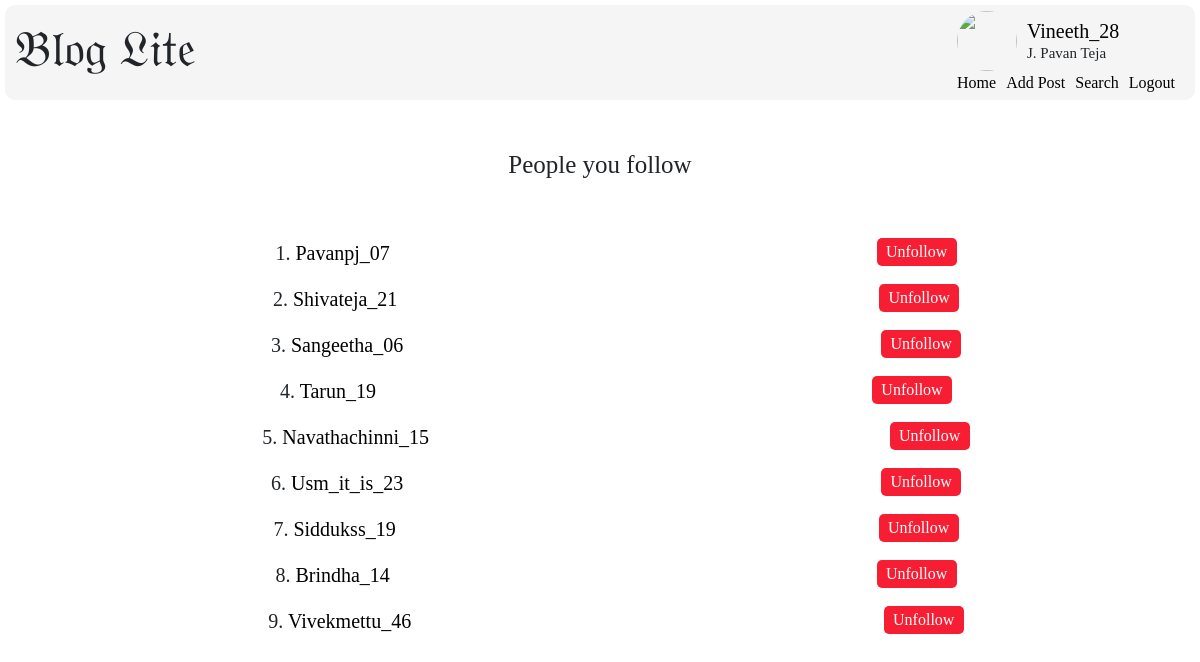
/following/Vineeth_28 (signed in), run on the app's committed database.
### application/models.py (models this page shows)
class User(db.Model):
    __tablename__ = 'user'
    user_id = db.Column(db.Integer, autoincrement = True, primary_key = True, unique = True)
    name = db.Column(db.String, nullable = False)
    username = db.Column(db.String, nullable = False, unique = True)
    password = db.Column(db.String, nullable = False)
    email = db.Column(db.String, nullable = False, unique = True)
    mobile_number = db.Column(db.Integer, nullable = False, unique = True)
    created_date = db.Column(db.String, nullable = False)
    updated_date = db.Column(db.String, nullable = False)
    userposts = db.relationship('UserPosts', backref = 'user', lazy = True)
    profilepics = db.relationship('ProfilePics', backref = 'user', lazy = True)
    followers_list = db.relationship('Followers_List', backref = 'user', lazy = True)
    following_list = db.relationship('Following_List', backref = 'user', lazy = True)
    comments = db.relationship('Comments', backref='user', lazy = True)

### application/controllers.py (the view)
@app.route('/following/<username>', methods=["GET"])
def view_following(username):
    if not g.user:
        return redirect(url_for('session_expired'))
    if request.method == "GET":
        user = User.query.filter_by(username = username).first()
        following = Following_List.query.filter_by(user_id = user.user_id).all()
        following_list = []
        for follow in following:
            user = User.query.filter_by(user_id = follow.following_id).first()
            following_list.append(user)
        return render_template('view_following.html', username = username, name = session['fullname'], following_list = following_list)

### application/controllers.py (called while the page is built)
@app.before_request
def before_request():
    g.user = None
    if 'user' in session:
        g.user = session['user']

@app.after_request
def after_request(response):
    response.headers["Cache-Control"] = "no-cache, no-store, must-revalidate, post-check=0, pre-check=0"
    return response

### templates/view_following.html (shortened to what this page needs)
{% extends "base.html" -%}
{% block head -%}
    <link rel="stylesheet" type="text/css" href="{{ url_for('static', filename='followers-following.css') }}"/>
{% endblock -%}
{% block content -%}
    <div class="followers-heading-container">
        <h1 class="your-followers-heading">People you follow</h1>
    </div>
    {% if following_list|length %}
        <div id="followers-list-container">
            <ul>
                {% for i in range(following_list|length) %}
                    <li class="list-items">
                        <p class="user-list-user-name">
                            {{i+1}}.
                            <a href="{{ url_for('view_profile', temp_username = following_list[i].username) }}">{{ following_list[i].username }}</a>
                        </p>
                        <div>
                            <a href="{{ url_for('unfollow_user', username = username, unfollow_id = following_list[i].user_id) }}"><button class="unfollow-button">Unfollow</button></a>
                        </div>
                    </li>
                {% endfor -%}
            </ul>
        </div>
    {% else %}
    <div class="empty-list">
        <center><h5>Your Following list is empty ...</h5></center>
    </div>
    {% endif %}
{% endblock -%}

### templates/base.html (shortened to what this page needs)
<!DOCTYPE html>
<html>
<head>
    <link href="https://cdn.jsdelivr.net/npm/bootstrap@5.0.2/dist/css/bootstrap.min.css" rel="stylesheet"
>
    <link rel="stylesheet" type="text/css" href="{{ url_for('static', filename='header.css') }}"/>
    {% block head -%}{% endblock -%}
</head>
<body>
    <header>
        <div class="head-container">
            <div class="logo-container">
                <h1>𝔅𝔩𝔬𝔤 𝔏𝔦𝔱𝔢</h1>
            </div>
            <div class="profile-container">
                <div class="upper-section">
                    {% if session['default_profilepic'] %}
                        <img src="{{ url_for('static', filename='images/blank-profile-picture.png') }}" id="userProfilePic" class="user-profile-pic" />
                    {% else %}
                        <img src="{{ url_for('renderprofilepic', username = username) }}" id="userProfilePic" class="user-profile-pic" />
                    {% endif %}
                    <div id="names-container">
                        <a href="{{ url_for('profile', username = username) }}"><h5 class="user-name">{{ username }}</h5></a>
                        <p class="full-name">{{ session['fullname'] }}</p>
                    </div>
                </div>
                <div class="lower-section">
                    <a class="links-in-header" href="{{ url_for('home') }}">Home</a>
                    <a class="links-in-header" href="{{ url_for('addpost', username = username) }}">Add Post</a>
                    <a class="links-in-header" href="{{ url_for('search') }}">Search</a>
                    <a class="links-in-header" href="{{ url_for('logout') }}">Logout</a>
                </div>
            </div>
        </div>
    </header>
    <main>
        {% block content -%}{% endblock -%}
    </main>
</body>
</html>

### static/header.css (style rules this page uses)
* { font-family: poppins; }
.head-container { display: flex; flex-direction: row; justify-content: space-between; padding: 10px 10px; background-color: whitesmoke; border-radius: 10px; margin: 5px 5px; height: 95px; align-items: center; }
.logo-container h1 { font-size: 50px; }
.upper-section { display: flex; flex-direction: row; align-items: center; justify-content: start; margin-right: 50px; }
.user-profile-pic { height: 60px; width: 60px; border-radius: 50%; margin-right: 10px; }
#names-container { height: 40px; margin: 0px; }
#names-container a { text-decoration: none; color: black; }
.user-name { margin: 10px 0px 10px 0px; line-height: 1px; }
.full-name { margin: 0px 0px 0px 0px; font-size: 15px; }
.lower-section { display: flex; flex-direction: row; align-items: center; justify-content: end; }
.links-in-header { margin-right: 10px; text-decoration: none; color: black; }
.lower-section a { position: relative; color: #000; text-decoration: none; }
.lower-section a::before { content: ""; position: absolute; display: block; width: 100%; height: 2px; bottom: 0; left: 0; background-color: blue; transform: scaleX(0); transition: transform 0.3s ease; }

### static/followers-following.css (style rules this page uses)
a { text-decoration: none; color: black; }
.followers-heading-container { display: flex; flex-direction: row; justify-content: space-around; margin: 50px 0px; }
.your-followers-heading { font-size: 25px; }
.user-list-user-name { font-size: 20px; }
.list-items { display: flex; flex-direction: row; justify-content: space-around; }
.unfollow-button { color: #ffffff; height: 28px; width: 80px; border-radius: 5px; border: none; background-color: #f71e33; }

### data on the page
User: fullname "J. Pavan Teja", username "Pavanpj_07"
User: username "Shivateja_21"
User: username "Sangeetha_06"
User: username "Tarun_19"
User: username "Navathachinni_15"
User: username "Usm_it_is_23"
User: username "Siddukss_19"
User: username "Brindha_14"
User: username "Vivekmettu_46"

### other printed values
{{ username }} "Vineeth_28"
{{ i+1 }} "1" "2" "3" "4" "5" "6" "7" "8" "9"
